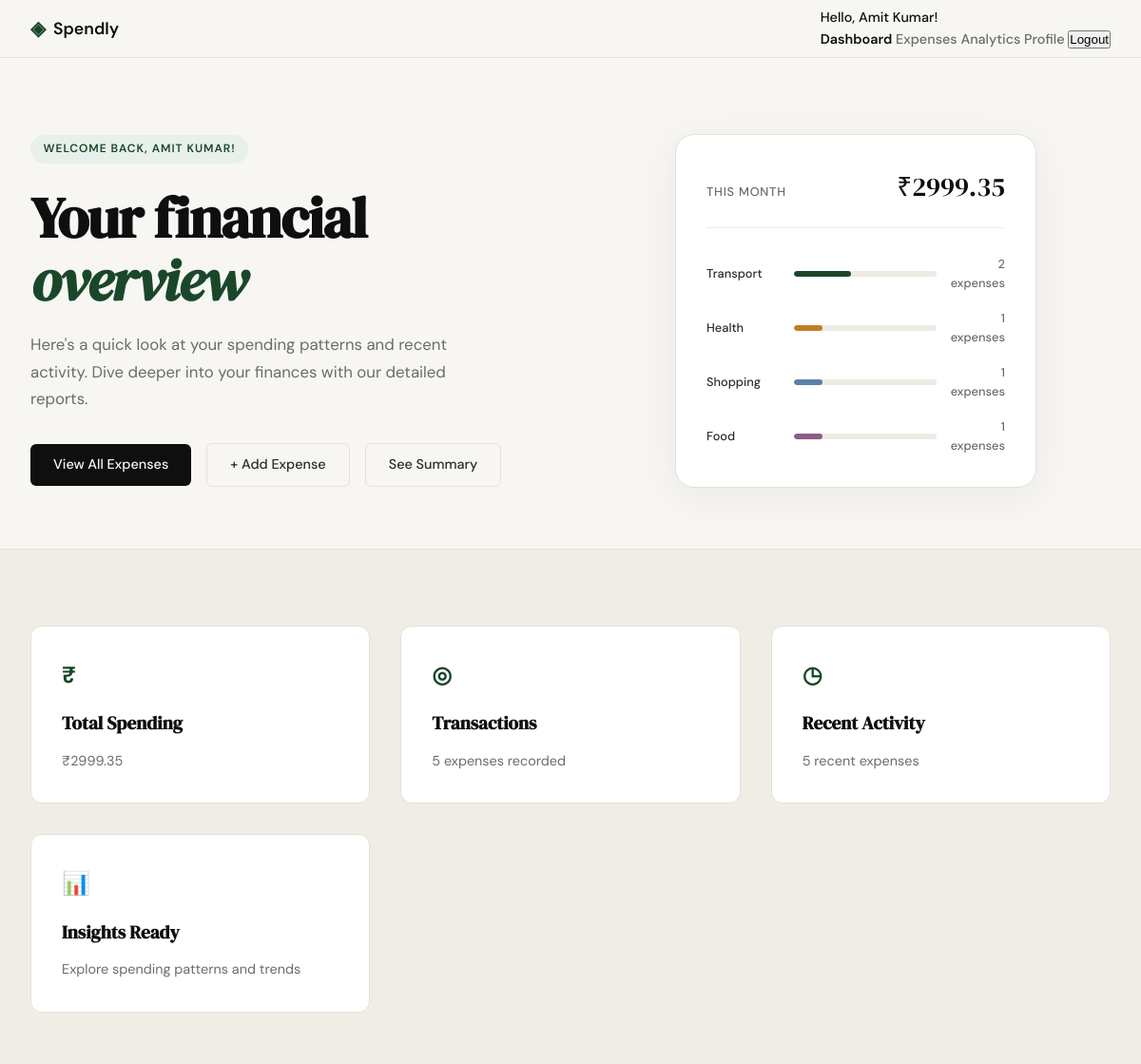
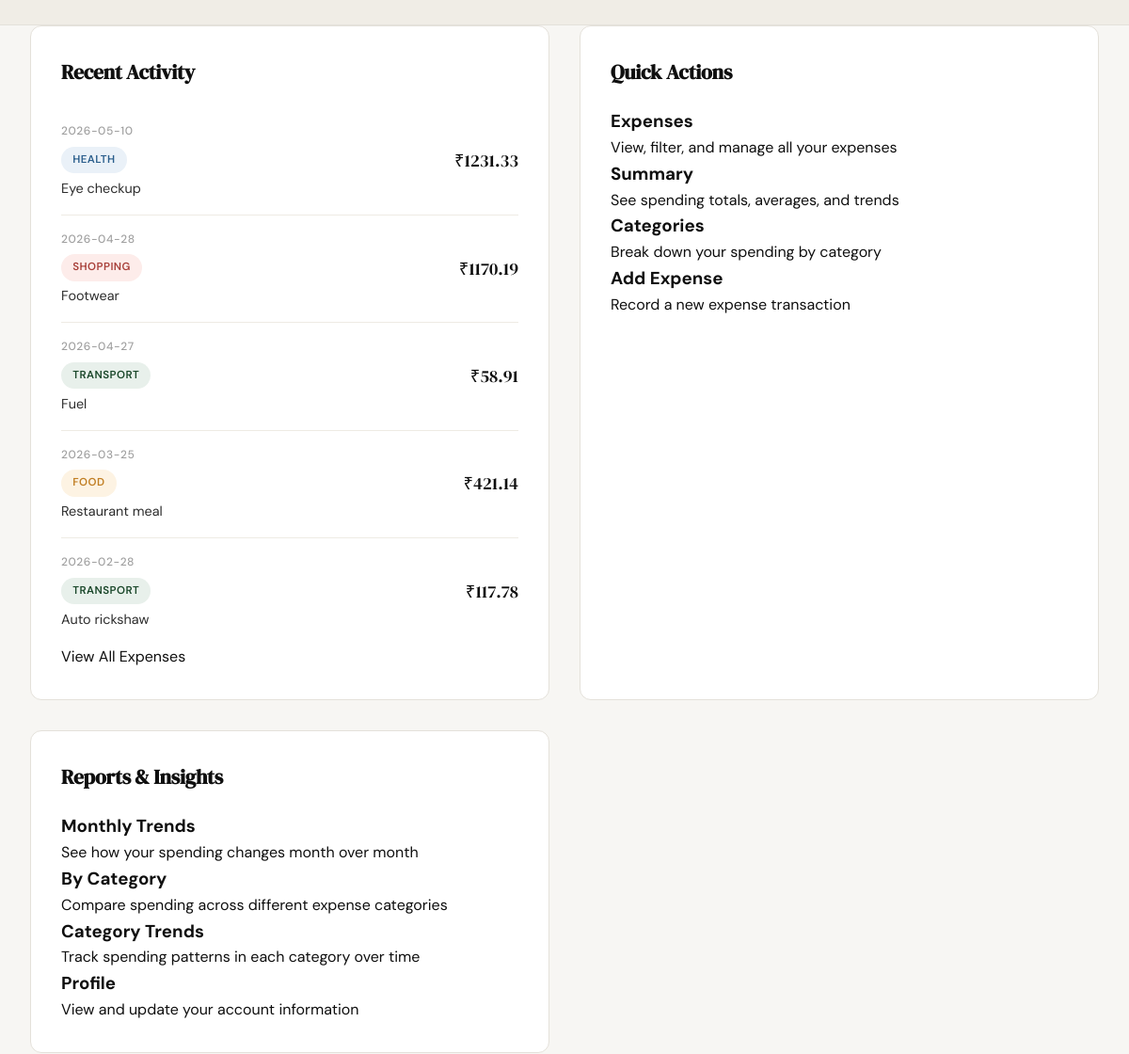
Before: /dashboard (signed in, upper part) with the older database file (2 pictures, top to bottom).
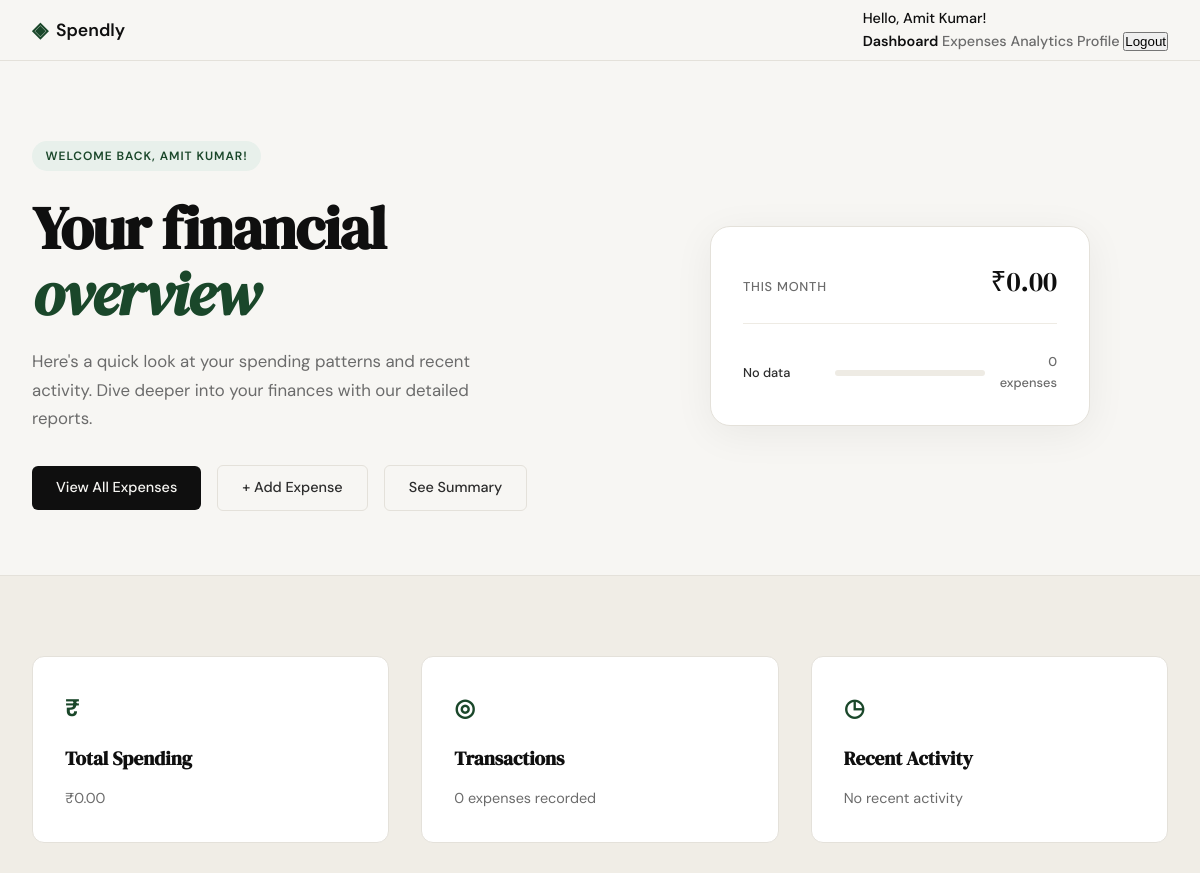
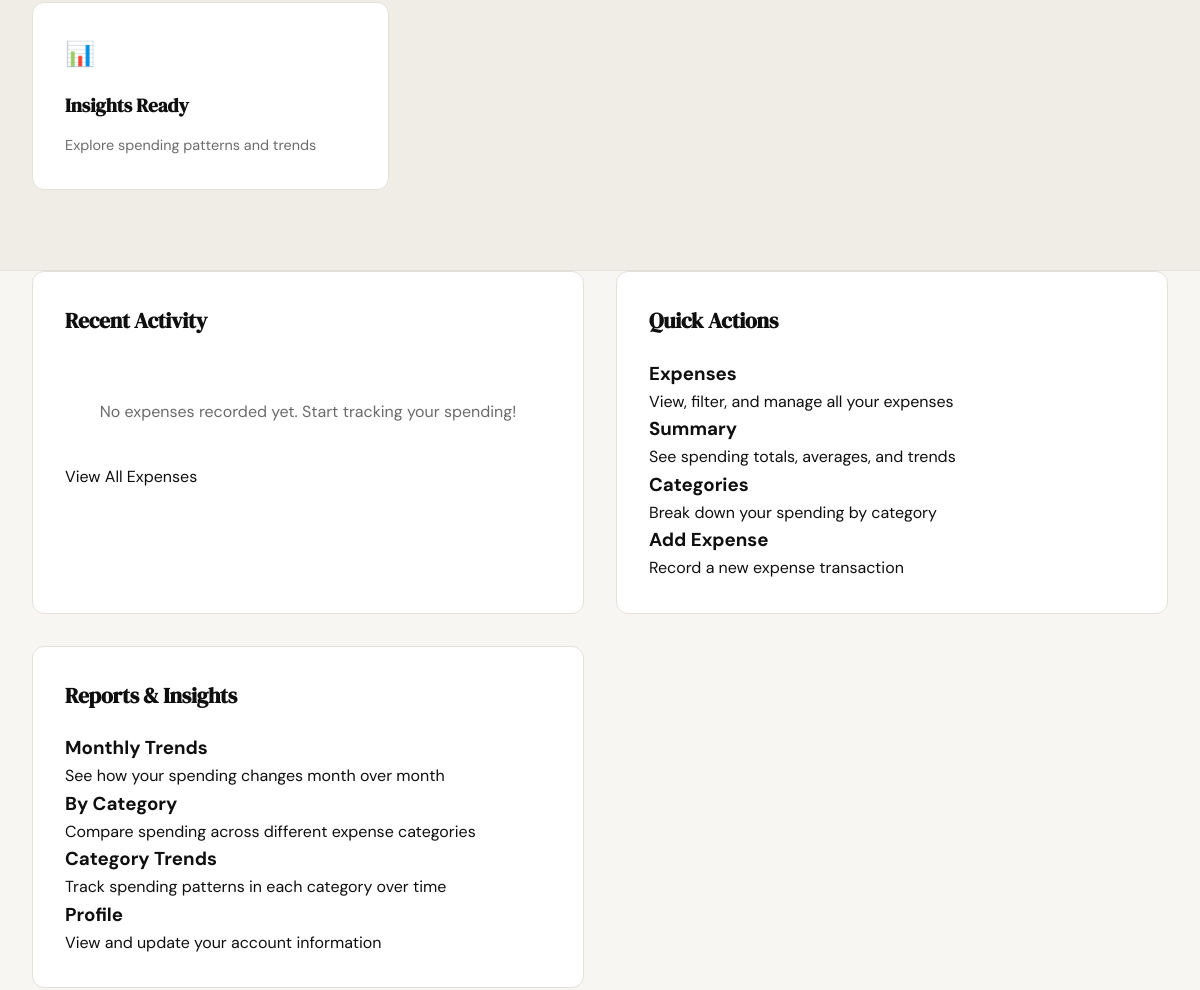
After: the same page with the newer database file (2 pictures, top to bottom).
### tables this page shows
CREATE TABLE expenses (
            id INTEGER PRIMARY KEY AUTOINCREMENT,
            user_id INTEGER NOT NULL,
            amount REAL NOT NULL,
            category TEXT NOT NULL,
            date TEXT NOT NULL,
            description TEXT,
            created_at TEXT DEFAULT CURRENT_TIMESTAMP,
            FOREIGN KEY (user_id) REFERENCES users (id)
        );

### app.py (the view)
@app.route("/dashboard")
@login_required
def dashboard():
    user_id = session.get('user_id')
    conn = get_db()
    try:
        cursor = conn.cursor()
        cursor.execute(
            """SELECT COUNT(*) as count, COALESCE(SUM(amount), 0) as total
               FROM expenses
               WHERE user_id = ?""",
            (user_id,)
        )
        quick_stats = cursor.fetchone()
        cursor.execute(
            """SELECT id, amount, category, date, description
               FROM expenses
               WHERE user_id = ?
               ORDER BY date DESC, created_at DESC
               LIMIT 5""",
            (user_id,)
        )
        recent_expenses = cursor.fetchall()
        cursor.execute(
            """SELECT category,
                      COUNT(*) as count,
                      COALESCE(SUM(amount), 0) as total
               FROM expenses
               WHERE user_id = ?
               GROUP BY category
               ORDER BY count DESC
               LIMIT 4""",
            (user_id,)
        )
        sorted_categories = cursor.fetchall()
        return render_template("dashboard.html",
                               quick_stats=quick_stats,
                               recent_expenses=recent_expenses,
                               sorted_categories=sorted_categories)
    except Exception as e:
        app.logger.exception("Dashboard error")
        return render_template("error.html", error="Unable to load dashboard"), 500
    finally:
        conn.close()

### app.py (called while the page is built)
def login_required(f):
    @wraps(f)
    def decorated_function(*args, **kwargs):
        if 'user_id' not in session:
            return redirect(url_for('login'))
        return f(*args, **kwargs)
    return decorated_function

### database/db.py (called while the page is built)
def get_db():
    conn = sqlite3.connect('spendly.db')
    conn.row_factory = sqlite3.Row
    conn.execute('PRAGMA foreign_keys = ON')
    return conn

### templates/dashboard.html (shortened to what the changed rows need)
{% extends "base.html" %}
{% block content %}
<section class="hero">
    <div class="hero-inner">
        <h1 class="hero-title">
            Your financial<br>
            <em>overview</em>
        </h1>
    </div>
    <div class="hero-visual">
        <div class="mock-card">
            <div class="mock-card-header">
                <span class="mock-label">This Month</span>
                {% if quick_stats %}
                <span class="mock-total">₹{{ "%.2f"|format(quick_stats.total or 0) }}</span>
                {% else %}
                <span class="mock-total">₹0.00</span>
                {% endif %}
            </div>
            <div class="mock-bars">
                {% if recent_expenses|length > 0 %}
                {% set categories = {} %}
                {% for expense in recent_expenses %}
                    {% if expense.category not in categories %}
                        {% set _ = categories.update({expense.category: 0}) %}
                    {% endif %}
                    {% set _ = categories.update({expense.category: categories[expense.category] + 1}) %}
                {% endfor %}
                {% set sorted_categories = categories|dictsort(by='value', reverse=true) %}
                {% for category, count in sorted_categories %}
                    <div class="mock-bar-row">
                        <span class="mock-cat">{{ category }}</span>
                        <div class="mock-bar-track">
                            <div class="mock-bar mock-bar-{{ loop.index }}"
                                style="width: {{ ((count / recent_expenses|length) * 100)|round(0) }}%">
                            </div>
                        </div>
                        <span class="mock-amt">{{ count }} expenses</span>
                    </div>
                {% endfor %}
                {% else %}
                <div class="mock-bar-row">
                    <span class="mock-cat">No data</span>
                    <div class="mock-bar-track">
                    </div>
                    <span class="mock-amt">0 expenses</span>
                </div>
                {% endif %}
            </div>
        </div>
    </div>
</section>
<section class="features">
    <div class="features-inner">
        {% if quick_stats %}
        <div class="feature-card">
            <div class="feature-icon">₹</div>
            <h3 class="feature-title">Total Spending</h3>
            <p class="feature-body">₹{{ "%.2f"|format(quick_stats.total or 0) }}</p>
        </div>
        <div class="feature-card">
            <div class="feature-icon">◎</div>
            <h3 class="feature-title">Transactions</h3>
            <p class="feature-body">{{ quick_stats.count }} expenses recorded</p>
        </div>
        {% endif %}
        <div class="feature-card">
            <div class="feature-icon">◷</div>
            <h3 class="feature-title">Recent Activity</h3>
            <p class="feature-body">
                {% if recent_expenses|length > 0 %}
                {{ recent_expenses|length }} recent expenses
                {% else %}
                No recent activity
                {% endif %}
            </p>
        </div>
    </div>
</section>
<section class="dashboard-modules">
    <div class="dashboard-module">
        <h2>Recent Activity</h2>
        {% if recent_expenses|length > 0 %}
        <div class="recent-activity-list">
            {% for expense in recent_expenses %}
            <div class="activity-item">
                <div class="activity-item-info">
                    <div class="activity-date">{{ expense.date }}</div>
                    <div class="activity-category">
                        <span class="category-tag category-{{ expense.category|lower|replace(' ', '-') }}">
                            {{ expense.category }}
                        </span>
                    </div>
                    <div class="activity-description">
                        {{ expense.description or 'No description' }}
                    </div>
                </div>
                <div class="activity-amount">
                    ₹{{ "%.2f"|format(expense.amount) }}
                </div>
            </div>
            {% endfor %}
        </div>
        {% else %}
        <p class="empty-state">No expenses recorded yet. Start tracking your spending!</p>
        {% endif %}
        <a href="{{ url_for('expenses') }}" class="btn btn-outline">View All Expenses</a>
    </div>
    <div class="dashboard-module">
        <h2>Quick Actions</h2>
    </div>
    <div class="dashboard-module">
        <h2>Reports & Insights</h2>
    </div>
</section>
{% endblock %}

Changed rows visible on the page:
removed expenses: category "Transport", {{ ((count / recent_expenses|length) * 100)|round(0) }} 40.0 (drawn), user "2", date "2026-04-27", category "TRANSPORT", description "Fuel", amount "58.91"
removed expenses: category "Health", count "1", date "2026-05-10", category "HEALTH", description "Eye checkup", amount "1231.33"
removed expenses: category "Shopping", {{ ((count / recent_expenses|length) * 100)|round(0) }} 20.0 (drawn), count "1", date "2026-04-28", category "SHOPPING", description "Footwear", amount "1170.19"
removed expenses: category "Food", {{ ((count / recent_expenses|length) * 100)|round(0) }} 20.0 (drawn), count "1", date "2026-03-25", category "FOOD", description "Restaurant meal", amount "421.14"
removed expenses: date "2026-02-28", category "TRANSPORT", description "Auto rickshaw", amount "117.78", shown under "Recent Activity"
Other visible differences:
{{ "%.2f"|format(quick_stats.total or 0) }}: "2999.35" → "0.00"
{{ quick_stats.count }}: "5" → "0"
{{ recent_expenses|length }}: "5" → (not shown)
text no longer shown: "recent expenses"
text now shown: "No data 0 expenses No recent activity No expenses recorded yet. Start tracking your spending!"
